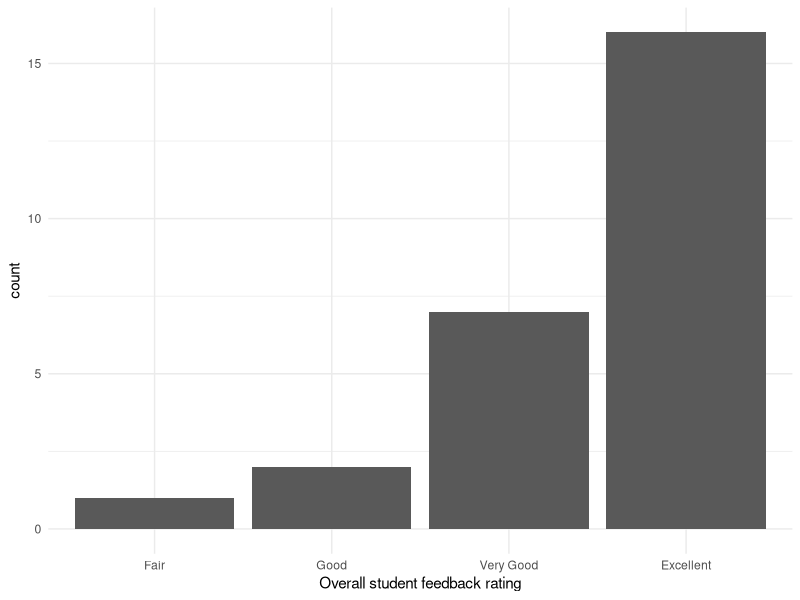
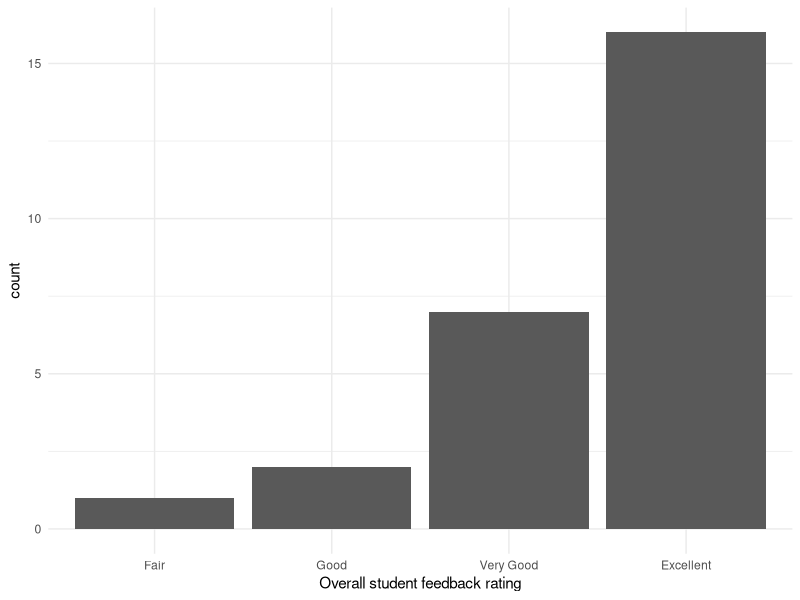

The R script that drew these images, in order:
# conda actviate R

library(tidyverse)

week1 <- data.frame(
  "Week" = rep(1, 12),
  "Overall" = c(
  "Excellent",
  "Good",
  "Excellent",
  "Very Good",
  "Excellent",
  "Excellent",
  "Good",
  "Excellent",
  "Excellent",
  "Very Good",
  "Excellent",
  "Fair"
))
week2 <- data.frame(
  "Week" = rep(2, 3),
  "Overall" = c(
  "Excellent",
  "Excellent",
  "Very Good"
  ))
week3 <- data.frame(
  "Week" = rep(3, 11),
  "Overall" = c("Excellent",
  "Excellent",
  "Excellent",
  "Very Good",
  "Very Good",
  "Very Good",
  "Very Good",
  "Excellent",
  "Excellent",
  "Excellent",
  "Excellent"
  ))

bind_rows(week1, week2, week3) |>
  mutate(Overall = factor(Overall, levels = c("Fair", "Good", "Very Good", "Excellent"))) |>
  #filter(Week == 3) |>
  count(Overall) |>
  mutate(p = n / sum(n))

bind_rows(week1, week2, week3) |>
  mutate(Overall = factor(Overall, levels = c("Fair", "Good", "Very Good", "Excellent"))) |>
  ggplot(aes(x = Overall)) +
  geom_bar() +
  theme_minimal() +
  xlab("Overall student feedback rating")

ggsave("2026Feedback.png", dpi = 300)
